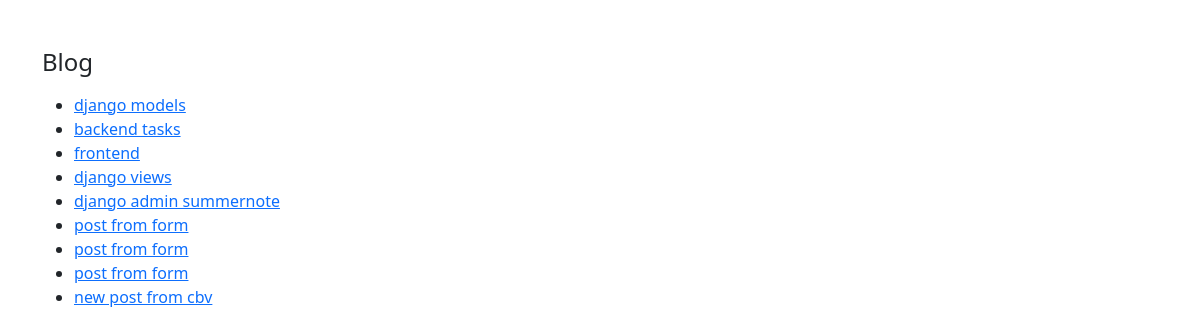
/posts/, run on the app's committed database.
### posts/models.py (models this page shows)
class Post(models.Model):
    author = models.ForeignKey(User,related_name='post_author', on_delete=models.CASCADE)
    title = models.CharField(max_length=100)
    content = models.TextField(max_length=20000)
    draft = models.BooleanField(default=True)
    publish_date = models.DateTimeField(default=timezone.now)
    tags = TaggableManager()
    image = models.ImageField(upload_to='post', null=True, blank=True)
    category = models.ForeignKey('Category', related_name='post_category',on_delete=models.SET_NULL, null=True)
    def __str__(self):
        return self.title

### posts/views.py (the view)
# urls.py: path('posts/', post_list),
def post_list(request):
    data = Post.objects.all() # db : all posts --> list [1, 2]
    context = {
        'object_list' : data
    }
    return render(request,'posts/post_list.html', context)

### posts/templates/posts/post_list.html (shortened to what this page needs)
<!doctype html>
<html lang="en">
  <head>
    <link href="https://cdn.jsdelivr.net/npm/bootstrap@5.3.2/dist/css/bootstrap.min.css" rel="stylesheet">
  </head>
  <body>
    <div class="container mt-5">
        <h4 class="my-3">Blog</h4>
        <ul>
        {% for post in object_list %}
            <li><a href="/posts/{{post.id}}"> {{post}} </a></li>
            {% endfor %}
        </ul>
    </div>
  </body>
</html>

### data on the page
Post: title "django models"
Post: title "backend tasks"
Post: title "frontend"
Post: title "django views"
Post: title "django admin summernote"
Post: title "post from form"
Post: title "post from form"
Post: title "post from form"
Post: title "new post from cbv"
